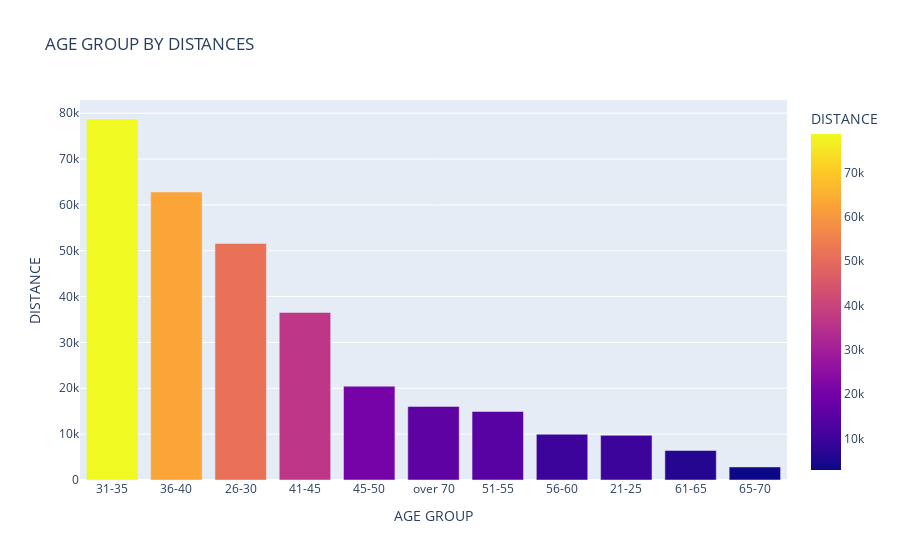

Write notebook code for a chart like this one.
### Code cell
px.bar(distance_age,x='AGE GROUP',y='DISTANCE',title='AGE GROUP BY DISTANCES',color='DISTANCE')

### Figure 1 — Plotly figure (JSON) as saved in the notebook; plotly's stock layout.template omitted (floating-point values rounded to 4 significant figures)
{"data": [{"alignmentgroup": "True", "hovertemplate": "AGE GROUP=%{x}<br>DISTANCE=%{marker.color}<extra></extra>", "legendgroup": "", "marker": {"color": [78730.0, 62810.0, 51570.0, 36530.0, 20460.0, 16050.0, 14940.0, 9971.0, 9744.0, 6442.0, 2843.0], "coloraxis": "coloraxis", "pattern": {"shape": ""}}, "name": "", "offsetgroup": "", "orientation": "v", "showlegend": false, "textposition": "auto", "type": "bar", "x": ["31-35", "36-40", "26-30", "41-45", "45-50", "over 70", "51-55", "56-60", "21-25", "61-65", "65-70"], "xaxis": "x", "y": [78730.0, 62810.0, 51570.0, 36530.0, 20460.0, 16050.0, 14940.0, 9971.0, 9744.0, 6442.0, 2843.0], "yaxis": "y"}], "layout": {"barmode": "relative", "coloraxis": {"colorbar": {"title": {"text": "DISTANCE"}}, "colorscale": [[0, "#0d0887"], [0.1111, "#46039f"], [0.2222, "#7201a8"], [0.3333, "#9c179e"], [0.4444, "#bd3786"], [0.5556, "#d8576b"], [0.6667, "#ed7953"], [0.7778, "#fb9f3a"], [0.8889, "#fdca26"], [1, "#f0f921"]]}, "legend": {"tracegroupgap": 0}, "title": {"text": "AGE GROUP BY DISTANCES"}, "xaxis": {"anchor": "y", "domain": [0, 1], "title": {"text": "AGE GROUP"}}, "yaxis": {"anchor": "x", "domain": [0, 1], "title": {"text": "DISTANCE"}}}}
